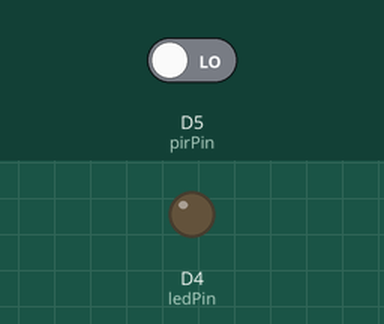
This sketch was run on a simulated ESP8266 (Wemos D1 mini). Shown: output pins drawn as LEDs (lit = HIGH). The inputs (shaded band) are chosen by the test bench; at power-on: D5 (pirPin) LOW. WiFi joins after 1.5 s; servers stay silent unless stated; EEPROM starts erased; no MQTT or app messages arrive unless stated; what the sketch prints to the serial monitor is not drawn.

Above: at 2.7 s.
2.8 s: D5 (pirPin) driven HIGH
At 3.2 s:
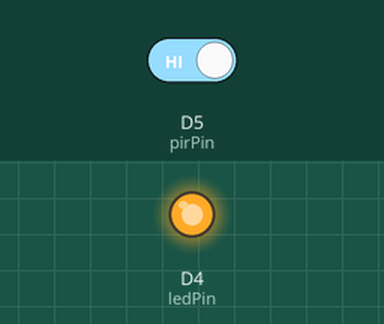
4.3 s: D5 (pirPin) driven LOW
At 5.6 s:
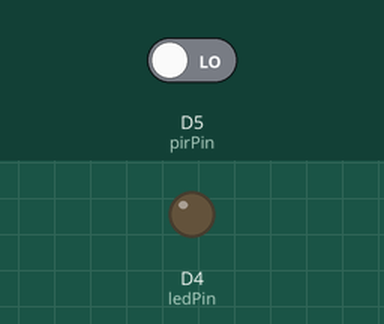
Timing chart, 0 to 7.3 s (numbered marks = the images above; inputs shaded):
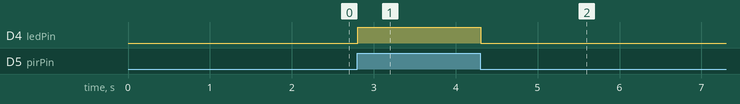

Measured:
- after the input at 2.8 s, D4 (ledPin): LOW → HIGH at once
- after the input at 4.3 s, D4 (ledPin): HIGH → LOW at once

The sketch:

WeMosD1_Alza2.ino
```cpp
/*
* PIR sensor tester
*/


#include <ESP8266WiFi.h>
#include <PubSubClient.h>
//#include <Bounce2.h>
#include <EEPROM.h>

const char* ssid = "CellarstoneDevicesWifi";
const char* password = "Cllrs123IoT456";
const char* mqtt_server = "192.168.1.227";

WiFiClient espClient;
PubSubClient client(espClient);


int ledPin = LED_BUILTIN;                // choose the pin for the LED
int pirPin = D5;               // choose the input pin (for PIR sensor)
int pirState = LOW;             // we start, assuming no motion detected
int val = 0;                    // variable for reading the pin status


void setup_wifi() {

	delay(10);
	// We start by connecting to a WiFi network
	Serial.println();
	Serial.print("Connecting to ");
	Serial.println(ssid);

	WiFi.begin(ssid, password);

	while (WiFi.status() != WL_CONNECTED) {
		/*extButton();
		for (int i = 0; i<500; i++) {
		extButton();
		delay(1);
		}*/
		Serial.print(".");
	}
	/*digitalWrite(ledPin, LOW);
	delay(500);
	digitalWrite(ledPin, HIGH);
	delay(500);
	digitalWrite(ledPin, LOW);
	delay(500);
	digitalWrite(ledPin, HIGH);*/
	Serial.println("");
	Serial.println("WiFi connected");
	Serial.println("IP address: ");
	Serial.println(WiFi.localIP());
}


void callback(char* topic, byte* payload, unsigned int length) {
	Serial.print("Message arrived [");
	Serial.print(topic);
	Serial.print("] ");
	for (int i = 0; i < length; i++) {
		Serial.print((char)payload[i]);
	}
	Serial.println();


}

void reconnect() {
	// Loop until we're reconnected
	while (!client.connected()) {
		Serial.print("Attempting MQTT connection...");
		// Attempt to connect
		if (client.connect("WeMos 654984 Client", "app", "app")) {
			Serial.println("connected");
			// Once connected, publish an announcement...
			client.publish("mqtt.topic", "Ahoj z wemose");
			//// ... and resubscribe
			//client.subscribe(inTopic);
		}
		else {
			Serial.print("failed, rc=");
			Serial.print(client.state());
			Serial.println(" try again in 5 seconds");
			// Wait 5 seconds before retrying
			/*for (int i = 0; i<5000; i++) {
			extButton();
			delay(1);
			}*/
		}
	}
}


void setup() {
	EEPROM.begin(512);              // Begin eeprom to store on/off state

	pinMode(ledPin, OUTPUT);      // declare LED as output
	pinMode(pirPin, INPUT);     // declare sensor as input


	pirState = EEPROM.read(0);
	digitalWrite(pirPin, pirState);


	Serial.begin(9600);


	setup_wifi();                   // Connect to wifi
	client.setServer(mqtt_server, 1883);
	client.setCallback(callback);
}

void loop() {
	val = digitalRead(pirPin);  // read input value.


	Serial.println(val);

	if (val == HIGH) {            // check if the input is HIGH
		digitalWrite(ledPin, HIGH);  // turn LED ON
		if (pirState == LOW) {
			// we have just turned on
			Serial.println("Motion detected!");
			// We only want to print on the output change, not state
			pirState = HIGH;
		}
	}
	else {
		digitalWrite(ledPin, LOW); // turn LED OFF
		if (pirState == HIGH) {
			// we have just turned of
			Serial.println("Motion ended!");
			// We only want to print on the output change, not state
			pirState = LOW;
		}
	}


	if (!client.connected()) {
		reconnect();
	}
	client.loop();
}
```
